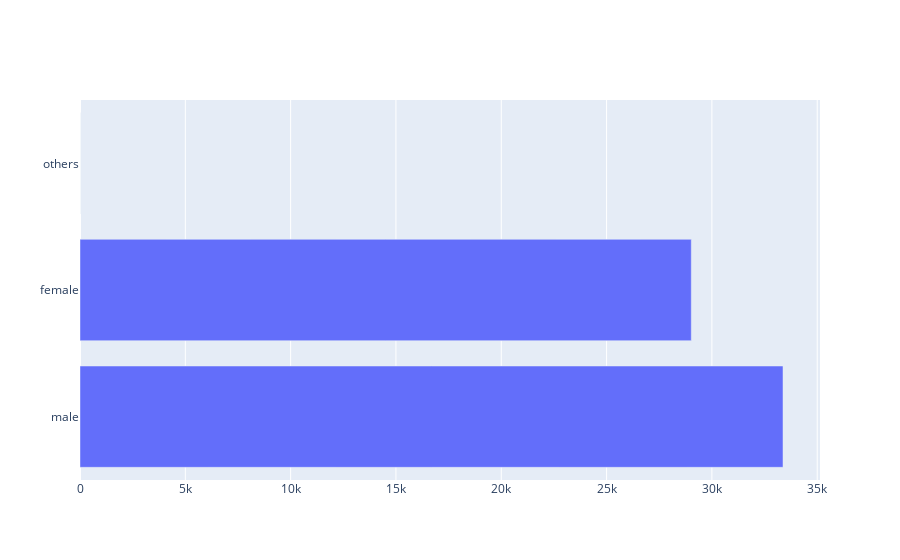

Source (notebook cell):
### Code cell
import plotly.graph_objects as go

fig = go.Figure(go.Bar(
            x=df['2017'],
            y=df["gender"],
            orientation='h'))

fig.show()

### Figure 1 — Plotly figure (JSON) as saved in the notebook; plotly's stock layout.template omitted (floating-point values rounded to 4 significant figures)
{"data": [{"orientation": "h", "type": "bar", "x": [33376, 29021, 0], "y": ["male", "female", "others"]}], "layout": {}}
